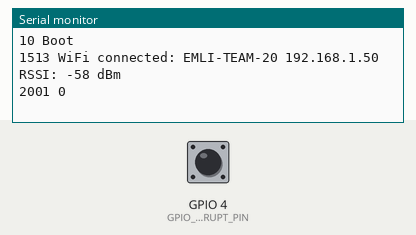
Bench run of a sketch on a simulated ESP8266 (NodeMCU). On the bench: the last lines printed to the serial monitor. The inputs (shaded band) are chosen by the test bench; at power-on: GPIO 4 (GPIO_INTERRUPT_PIN) HIGH. WiFi joins after 1.5 s; servers stay silent unless stated; no MQTT or app messages arrive unless stated.

Above: at 2.7 s.
2.8 s: GPIO 4 (GPIO_INTERRUPT_PIN) pulled LOW for 0.15 s
At 3.8 s:
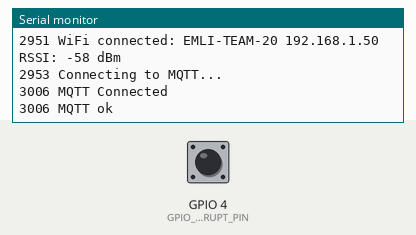
4.4 s: GPIO 4 (GPIO_INTERRUPT_PIN) pulled LOW for 1 s
At 6.7 s:
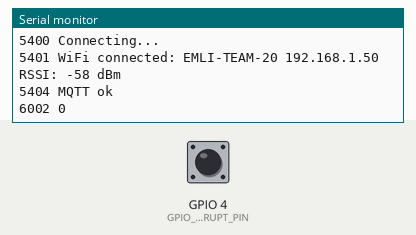
6.9 s: GPIO 4 (GPIO_INTERRUPT_PIN) pulled LOW for 0.15 s
At 7.8 s:
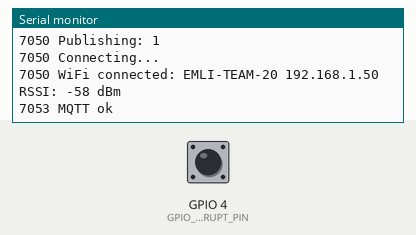

The sketch:

esp8266_count_mqtt.ino
```cpp
// Embedded Linux (EMLI)
// University of Southern Denmark

// 2022-03-24, Kjeld Jensen, First version

// Configuration
#define WIFI_SSID       "EMLI-TEAM-20"
#define WIFI_PASSWORD    "emliemli"

#define MQTT_SERVER      "192.168.10.1"
#define MQTT_SERVERPORT  1883
#define MQTT_USERNAME    "my_user"
#define MQTT_KEY         "Duller12"
#define MQTT_TOPIC       "/count"

// wifi
#include <ESP8266WiFiMulti.h>
#include <ESP8266HTTPClient.h>
ESP8266WiFiMulti WiFiMulti;
const uint32_t conn_tout_ms = 5000;

// counter
#define GPIO_INTERRUPT_PIN 4
#define DEBOUNCE_TIME 100
volatile unsigned long count_prev_time;
volatile unsigned long count;
volatile boolean publish_now = false;

// mqtt
#include "Adafruit_MQTT.h"
#include "Adafruit_MQTT_Client.h"
WiFiClient wifi_client;
Adafruit_MQTT_Client mqtt(&wifi_client, MQTT_SERVER, MQTT_SERVERPORT, MQTT_USERNAME, MQTT_KEY);
Adafruit_MQTT_Publish count_mqtt_publish = Adafruit_MQTT_Publish(&mqtt, MQTT_USERNAME MQTT_TOPIC);

// debug
#define DEBUG_INTERVAL 2000
unsigned long prev_debug_time;

ICACHE_RAM_ATTR void count_isr()
{
  if (count_prev_time + DEBOUNCE_TIME < millis() || count_prev_time > millis())
  {
    publish_now = true;
    count_prev_time = millis();
    count++;
  }
}

void debug(const char *s)
{
  Serial.print (millis());
  Serial.print (" ");
  Serial.println(s);
}

void mqtt_connect()
{
  int8_t ret;

  // Stop if already connected.
  if (! mqtt.connected())
  {
    debug("Connecting to MQTT... ");
    while ((ret = mqtt.connect()) != 0)
    { // connect will return 0 for connected
         Serial.println(mqtt.connectErrorString(ret));
         debug("Retrying MQTT connection in 5 seconds...");
         mqtt.disconnect();
         delay(5000);  // wait 5 seconds
    }
    debug("MQTT Connected");
  }
}

void print_wifi_status()
{
  Serial.print (millis());
  Serial.print(" WiFi connected: ");
  Serial.print(WiFi.SSID());
  Serial.print(" ");
  Serial.print(WiFi.localIP());
  Serial.print(" RSSI: ");
  Serial.print(WiFi.RSSI());
  Serial.println(" dBm");
}

void setup()
{
  // count
  count_prev_time = millis();
  count = 0;
  pinMode(GPIO_INTERRUPT_PIN, INPUT_PULLUP);
  attachInterrupt(digitalPinToInterrupt(GPIO_INTERRUPT_PIN), count_isr, RISING);

  // serial
  Serial.begin(115200);
  delay(10);
  debug("Boot");

  // wifi
  WiFi.persistent(false);
  WiFi.mode(WIFI_STA);
  WiFiMulti.addAP(WIFI_SSID, WIFI_PASSWORD);
  if(WiFiMulti.run(conn_tout_ms) == WL_CONNECTED)
  {
    print_wifi_status();
  }
  else
  {
    debug("Unable to connect");
  }
}

void publish_data()
{
  char payload[10];
  sprintf (payload, "%ld", count);
  count = 0;
  Serial.print(millis());
  Serial.print(" Publishing: ");
  Serial.println(payload);

  Serial.print(millis());
  Serial.println(" Connecting...");
  if((WiFiMulti.run(conn_tout_ms) == WL_CONNECTED))
  {
    print_wifi_status();

    mqtt_connect();
    if (! count_mqtt_publish.publish(payload))
    {
      debug("MQTT failed");
    }
    else
    {
      debug("MQTT ok");
    }
  }
}

void loop()
{
    if (publish_now)
    {
      publish_now = false;
      publish_data();
    }

    if (millis() - prev_debug_time >= DEBUG_INTERVAL)
    {
      prev_debug_time = millis();
      Serial.print(millis());
      Serial.print(" ");
      Serial.println(count);
    }
}
```

Measured:
- after the input at 2.8 s, the serial monitor: prints a new line after 0.15 s (image 1)
- after the input at 4.4 s, the serial monitor: prints a new line after 1.0 s (image 2)
- after the input at 6.9 s, the serial monitor: prints a new line after 0.15 s (image 3)
